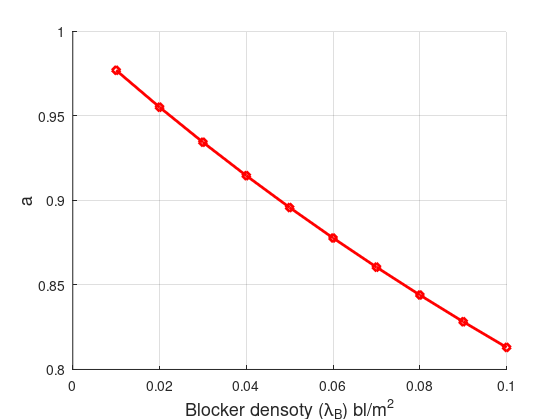
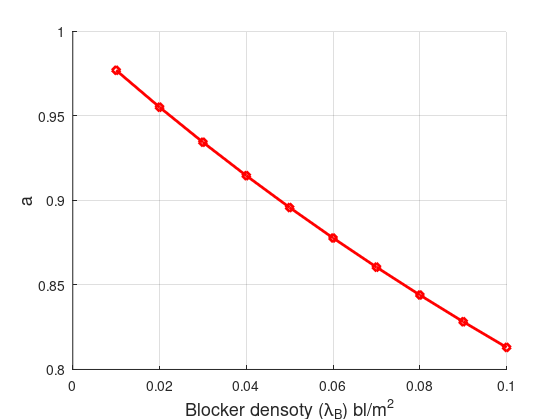

Here is the MATLAB script that generated these plots, in order:
% temp
clear
close all
% a vs RC/mu

V = 1; %velocity m/s
hb = 1.8;
hr = 1.4;
ht = 5;
frac = (hb-hr)/(ht-hr);
% simTime = 600*10; %sec Total Simulation time
% tstep = 0.0001; %(sec) time step
mu = 2; %Expected bloc dur =1/mu
R = 100; %m Radius
omega=0;
densityBL = 0.01:0.01:0.1;
C = 2/pi*densityBL*V*frac;
rate = C([1,10])*100;
a = 2*mu./(R*C)-2*mu^2./(R^2*C.^2).*log(1+R*C/mu);
p = 1-omega/(2*pi);

h=figure(2); hold on; grid on;
plot(densityBL,a,'rd-','linewidth',2)

% g=legend('\lambda_B=0.1','\lambda_B=0.01');
% set(g,'fontsize',13)
xlabel('Blocker densoty (\lambda_B) bl/m^2','fontsize',13)
ylabel('a','fontsize',13)
% title('BS height-density tradeoff for P(B|C) = 1e-7')
set(h,'Units','Inches');
pos = get(h,'Position');
set(h,'PaperPositionMode','Auto','PaperUnits','Inches','PaperSize',[pos(3), pos(4)])
print(h,[pwd '/a_vs_density.pdf'],'-dpdf','-r0')
print(h,[pwd '/a_vs_density.png'],'-dpng','-r0')